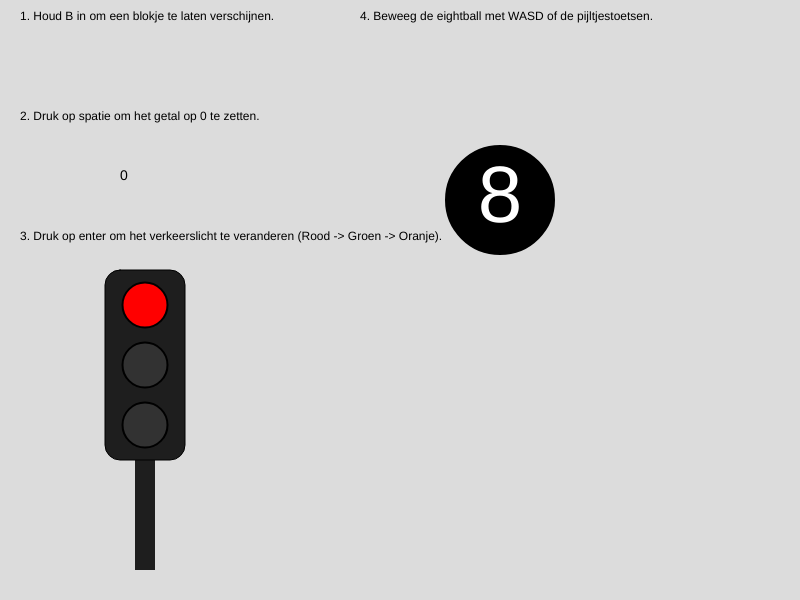
Frame 1 (no input)
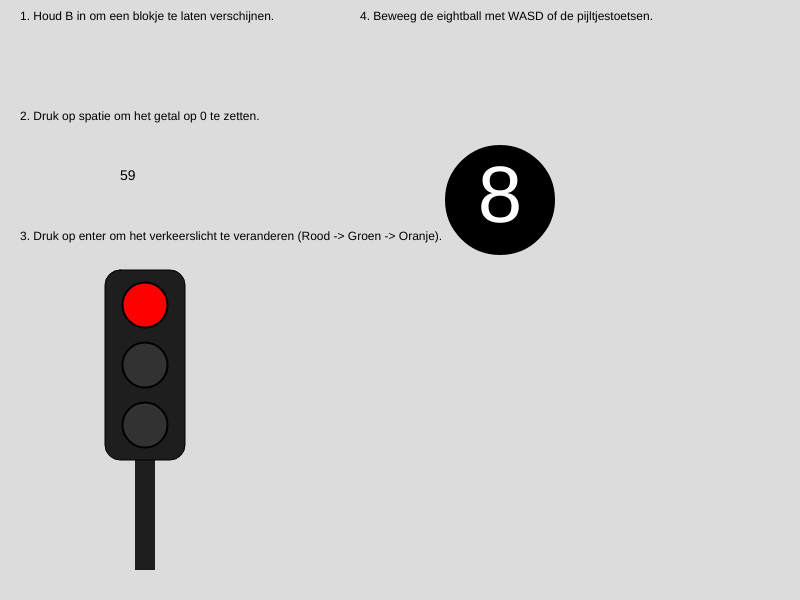
Frame 60 (no input)
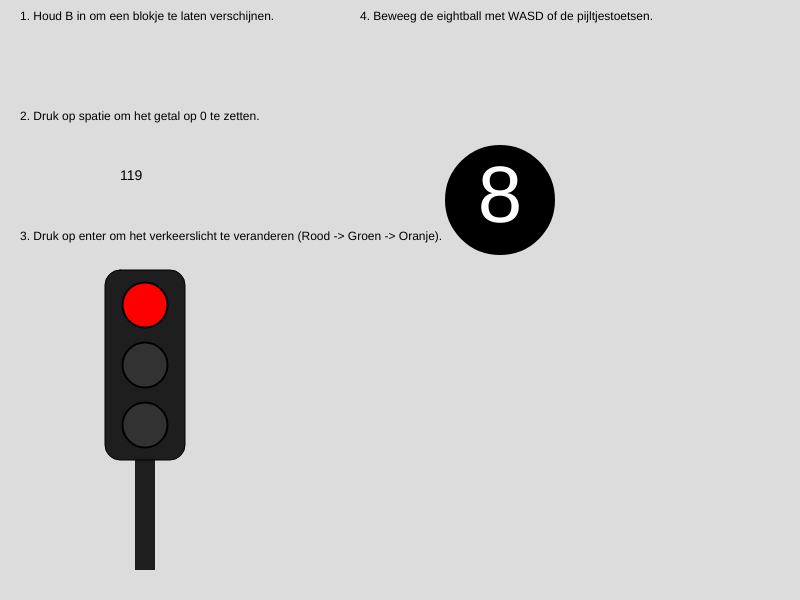
Frame 120 (the mouse pressed at the canvas centre since frame 60)

The p5.js sketch that drew these frames (run headless with seeded random() and noise() and a simulated clock; from frame 60 on, the mouse is pressed at the canvas centre):

// p5.js sketch
// ── sketch.js
let rectB = 0;
let rectH = 0;

let number = 0;

let ballX = 500;
let ballY = 200; 
let acht = 8;

let a;
let b;

let lichtStatus = 0;

function setup() {
  createCanvas(800, 600);
}

// Druk functies
function keyPressed() {
  if (keyCode === 66) {
    rectB = 60;
    rectH = 60;
  }
  
  if (keyCode === 32) {
    number = 0;
  }
  
  if (keyCode === ENTER) {
    lichtStatus = lichtStatus + 1;
    if (lichtStatus > 2) {
      lichtStatus = 0;
    }
  }
}

function keyReleased() {
  if (keyCode === 66) {
    rectB = 0;
    rectH = 0;
  }
}

function draw() {
  background(220);
  
  //tekst
  fill(0);
  noStroke();
  textSize(12);
  text("1. Houd B in om een blokje te laten verschijnen.", 20, 20);
  text("2. Druk op spatie om het getal op 0 te zetten.", 20, 120);
  text("3. Druk op enter om het verkeerslicht te veranderen (Rood -> Groen -> Oranje).", 20, 240);
  text("4. Beweeg de eightball met WASD of de pijltjestoetsen.", 360, 20);

  // Vierkant verschijn
  fill(255);
  stroke(0);
  strokeWeight(1);
  rect(20, 40, rectB, rectH);
  
  fill(0);
  noStroke();
  textSize(14);
  text(number, 120, 180);
  
  number = number + 1;
  if (number == 500) {
    number = 0;
  }

  // Stoplicht
  fill(30);
  rect(135, 450, 20, 120);

  fill(30);
  stroke(0);
  strokeWeight(1);
  rect(105, 270, 80, 190, 15);

  // Stoplicht kleur
  let roodKleur = color(50);
  let oranjeKleur = color(50);
  let groenKleur = color(50);

  if (lichtStatus === 0) {
    roodKleur = color(255, 0, 0);
  } else if (lichtStatus === 1) {
    groenKleur = color(0, 255, 0);
  } else if (lichtStatus === 2) {
    oranjeKleur = color(255, 165, 0);
  }

  stroke(0);
  strokeWeight(2);
  
  fill(roodKleur);
  circle(145, 305, 45);
  
  fill(oranjeKleur);
  circle(145, 365, 45);
  
  fill(groenKleur);
  circle(145, 425, 45);

  // 8 bal
  fill(0);
  stroke(0);
  strokeWeight(10);
  circle(ballX, ballY, 100);
  
  fill(255);
  noStroke();
  textSize(80);
  textAlign(CENTER, CENTER);
  text(acht, ballX, ballY);
  textAlign(LEFT, BASELINE);

  if (keyIsDown(40) || keyIsDown(83)) {
    ballY += 5;
  }
  if (keyIsDown(38) || keyIsDown(87)) {
    ballY -= 5;
  }
  if (keyIsDown(39) || keyIsDown(68)) {
    ballX += 5;
  }
  if (keyIsDown(37) || keyIsDown(65)) {
    ballX -= 5;
  }
}
